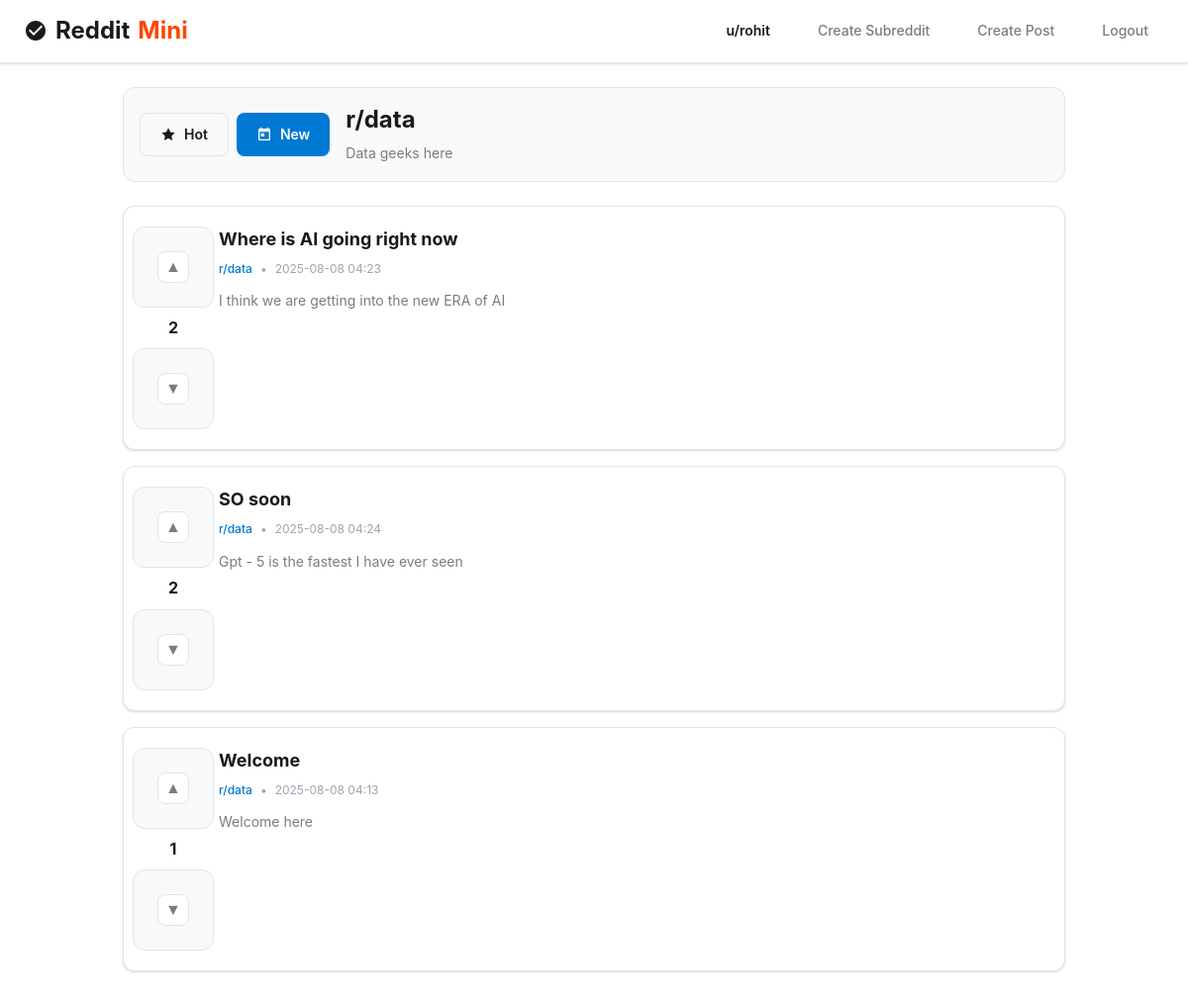
Screenshot of /r/data (signed in) with the database file from the repository.
### models.py (models this page shows)
class User(db.Model, UserMixin):
    id = db.Column(db.Integer, primary_key=True)
    username = db.Column(db.String(32), unique=True, index=True, nullable=False)
    password_hash = db.Column(db.String(255), nullable=False)
    created_at = db.Column(db.DateTime, default=datetime.utcnow)

class Subreddit(db.Model):
    id = db.Column(db.Integer, primary_key=True)
    name = db.Column(db.String(50), unique=True, index=True, nullable=False)
    description = db.Column(db.Text)
    creator_id = db.Column(db.Integer, db.ForeignKey('user.id'))
    created_at = db.Column(db.DateTime, default=datetime.utcnow)
    posts = db.relationship('Post', backref='subreddit', lazy=True)

class Post(db.Model):
    id = db.Column(db.Integer, primary_key=True)
    title = db.Column(db.String(200), nullable=False)
    body = db.Column(db.Text)
    created_at = db.Column(db.DateTime, default=datetime.utcnow)
    author_id = db.Column(db.Integer, db.ForeignKey('user.id'))
    subreddit_id = db.Column(db.Integer, db.ForeignKey('subreddit.id'))
    comments = db.relationship('Comment', backref='post', lazy=True, cascade='all,delete')
    votes = db.relationship('Vote', backref='post', lazy=True, cascade='all,delete')
    @property
    def score(self):
        return sum(v.value for v in self.votes)

class Vote(db.Model):
    id = db.Column(db.Integer, primary_key=True)
    value = db.Column(db.Integer)  # +1 or -1
    user_id = db.Column(db.Integer, db.ForeignKey('user.id'))
    post_id = db.Column(db.Integer, db.ForeignKey('post.id'), nullable=True)
    comment_id = db.Column(db.Integer, db.ForeignKey('comment.id'), nullable=True)
    __table_args__ = (
        db.UniqueConstraint('user_id', 'post_id', name='uq_user_post'),
        db.UniqueConstraint('user_id', 'comment_id', name='uq_user_comment'),
    )

### app.py (the view)
@app.route('/r/<string:name>')
def view_subreddit(name):
    sr = Subreddit.query.filter_by(name=name).first_or_404()
    posts = sorted(sr.posts, key=lambda p: p.score, reverse=True)
    return render_template('index.html', posts=posts, subreddit=sr, sort='hot')

### app.py (called while the page is built)
@login_manager.user_loader
def load_user(user_id):
    return User.query.get(int(user_id))

### templates/index.html (shortened to what this page needs)
{% extends 'base.html' %}
{% block content %}
  <div class="toolbar">
    <div class="sort-buttons">
      <a class="btn {% if sort == 'hot' %}btn-secondary{% endif %}" href="{{ url_for('home', sort='hot') }}">
        <svg width="16" height="16" viewBox="0 0 24 24" fill="currentColor">
          <path d="M12 2l3.09 6.26L22 9.27l-5 4.87 1.18 6.88L12 17.77l-6.18 3.25L7 14.14 2 9.27l6.91-1.01L12 2z"/>
        </svg>
        Hot
      </a>
      <a class="btn {% if sort == 'new' %}btn-secondary{% endif %}" href="{{ url_for('home', sort='new') }}">
        <svg width="16" height="16" viewBox="0 0 24 24" fill="currentColor">
          <path d="M19 3h-1V1h-2v2H8V1H6v2H5c-1.11 0-1.99.9-1.99 2L3 19c0 1.1.89 2 2 2h14c1.1 0 2-.9 2-2V5c0-1.1-.9-2-2-2zm0 16H5V8h14v11zM7 10h5v5H7z"/>
        </svg>
        New
      </a>
    </div>
    {% if subreddit %}
      <div class="subreddit-info">
        <h2>r/{{ subreddit.name }}</h2>
        <p>{{ subreddit.description }}</p>
      </div>
    {% endif %}
  </div>
  {% for p in posts %}
    <article class="post">
      <div class="vote-section">
        <form method="post" action="{{ url_for('vote_post', post_id=p.id, direction='up') }}" style="margin: 0;">
          <button class="vote" title="Upvote" type="submit">▲</button>
        </form>
        <div class="score">{{ p.score }}</div>
        <form method="post" action="{{ url_for('vote_post', post_id=p.id, direction='down') }}" style="margin: 0;">
          <button class="vote" title="Downvote" type="submit">▼</button>
        </form>
      </div>
      <div class="content">
        <a class="title" href="{{ url_for('post_detail', post_id=p.id) }}">{{ p.title }}</a>
        <div class="meta">
          <a href="{{ url_for('view_subreddit', name=p.subreddit.name) }}">r/{{ p.subreddit.name }}</a>
          <span>•</span>
          <span>{{ p.created_at.strftime('%Y-%m-%d %H:%M') }}</span>
        </div>
        {% if p.body %}
          <p>{{ p.body[:200] }}{% if p.body|length > 200 %}...{% endif %}</p>
        {% endif %}
      </div>
    </article>
  {% endfor %}
{% endblock %}

### templates/base.html (shortened to what this page needs)
<!doctype html>
<html lang="en">
<head>
  <link rel="stylesheet" href="{{ url_for('static', filename='styles.css') }}">
</head>
<body>
  <header>
    <a class="logo" href="{{ url_for('home') }}">
      <svg width="24" height="24" viewBox="0 0 24 24" fill="currentColor">
        <path d="M12 2C6.48 2 2 6.48 2 12s4.48 10 10 10 10-4.48 10-10S17.52 2 12 2zm-2 15l-5-5 1.41-1.41L10 14.17l7.59-7.59L19 8l-9 9z"/>
      </svg>
      Reddit<span>Mini</span>
    </a>
    <nav>
      {% if current_user.is_authenticated %}
        <span>u/{{ current_user.username }}</span>
        <a href="{{ url_for('create_subreddit') }}">Create Subreddit</a>
        <a href="{{ url_for('create_post') }}">Create Post</a>
        <a href="{{ url_for('logout') }}">Logout</a>
      {% else %}
        <a href="{{ url_for('login') }}">Login</a>
        <a href="{{ url_for('register') }}" class="btn">Sign up</a>
      {% endif %}
    </nav>
  </header>
  <main>
    {% block content %}{% endblock %}
  </main>
</body>
</html>

### static/styles.css (style rules this page uses)
:root { --primary-color: #0079d3; --primary-hover: #005fa3; --secondary-color: #ff4500; --background: #ffffff; --surface: #f8f9fa; --border: #e1e5e9; --text-primary: #1a1a1b; --text-secondary: #7c7c7c; --text-muted: #9ca3af; --success: #46d160; --warning: #ffb800; --danger: #ff4444; --info: #0079d3; --shadow: 0 1px 3px 0 rgba(0, 0, 0, 0.1), 0 1px 2px 0 rgba(0, 0, 0, 0.06); --shadow-lg: 0 10px 15px -3px rgba(0, 0, 0, 0.1), 0 4px 6px -2px rgba(0, 0, 0, 0.05); --radius: 8px; --radius-lg: 12px; }
* { box-sizing: border-box; }
body { font-family: -apple-system, BlinkMacSystemFont, 'Segoe UI', 'Roboto', 'Oxygen', 'Ubuntu', 'Cantarell', sans-serif; margin: 0; background: var(--background); color: var(--text-primary); line-height: 1.6; font-size: 14px; }
header { display: flex; justify-content: space-between; align-items: center; padding: 0 24px; height: 64px; background: var(--background); border-bottom: 1px solid var(--border); box-shadow: var(--shadow); position: sticky; top: 0; z-index: 100; }
.logo { text-decoration: none; color: var(--text-primary); font-weight: 700; font-size: 24px; display: flex; align-items: center; gap: 8px; }
.logo span { color: var(--secondary-color); }
nav { display: flex; align-items: center; gap: 16px; }
nav a, nav span { color: var(--text-secondary); text-decoration: none; font-weight: 500; padding: 8px 16px; border-radius: var(--radius); transition: all 0.2s ease; }
nav span { color: var(--text-primary); font-weight: 600; }
main { max-width: 1000px; margin: 0 auto; padding: 24px; }
.btn { background: var(--primary-color); color: white; padding: 10px 20px; border-radius: var(--radius); text-decoration: none; border: none; cursor: pointer; font-weight: 600; font-size: 14px; transition: all 0.2s ease; display: inline-flex; align-items: center; justify-content: center; gap: 8px; }
.btn-secondary { background: var(--surface); color: var(--text-primary); border: 1px solid var(--border); }
.toolbar { display: flex; align-items: center; gap: 16px; margin-bottom: 24px; padding: 16px; background: var(--surface); border-radius: var(--radius-lg); border: 1px solid var(--border); }
.toolbar h2 { margin: 0; color: var(--text-primary); font-size: 24px; font-weight: 700; }
.toolbar p { margin: 8px 0 0 0; color: var(--text-secondary); }
.sort-buttons { display: flex; gap: 8px; }
.subreddit-info { flex: 1; }
.post { display: grid; grid-template-columns: 60px 1fr; gap: 16px; padding: 20px; border: 1px solid var(--border); border-radius: var(--radius-lg); margin-bottom: 16px; background: var(--background); transition: all 0.2s ease; box-shadow: var(--shadow); }
.vote-section { display: flex; flex-direction: column; align-items: center; gap: 8px; }
.vote { width: 32px; height: 32px; border-radius: var(--radius); border: 1px solid var(--border); background: var(--background); color: var(--text-secondary); cursor: pointer; display: flex; align-items: center; justify-content: center; font-size: 16px; font-weight: bold; transition: all 0.2s ease; }
.score { font-weight: 700; font-size: 16px; color: var(--text-primary); min-width: 32px; text-align: center; }
.content { flex: 1; }
.content .title { color: var(--text-primary); font-size: 18px; font-weight: 700; text-decoration: none; line-height: 1.4; margin-bottom: 8px; display: block; }
.meta { color: var(--text-muted); font-size: 12px; margin-bottom: 12px; display: flex; align-items: center; gap: 8px; }
.meta a { color: var(--primary-color); text-decoration: none; font-weight: 500; }
.content p { color: var(--text-secondary); margin: 0; line-height: 1.6; }
form { background: var(--surface); padding: 24px; border-radius: var(--radius-lg); border: 1px solid var(--border); margin-bottom: 24px; }
h1, h2, h3, h4, h5, h6 { color: var(--text-primary); font-weight: 700; line-height: 1.3; }
h2 { font-size: 28px; margin-bottom: 16px; }

### rows the page displays
User: username "rohit"
Subreddit: name "data", description "Data geeks here"
Post: score "2", title "Where is AI going right now", subreddit.name "data", created_at "2025-08-08 04:23", body "I think we are getting into the new ERA of AI"
Post: score "2", title "SO soon", subreddit.name "data", created_at "2025-08-08 04:24", body "Gpt - 5 is the fastest I have ever seen"
Post: score "1", title "Welcome", subreddit.name "data", created_at "2025-08-08 04:13", body "Welcome here"
